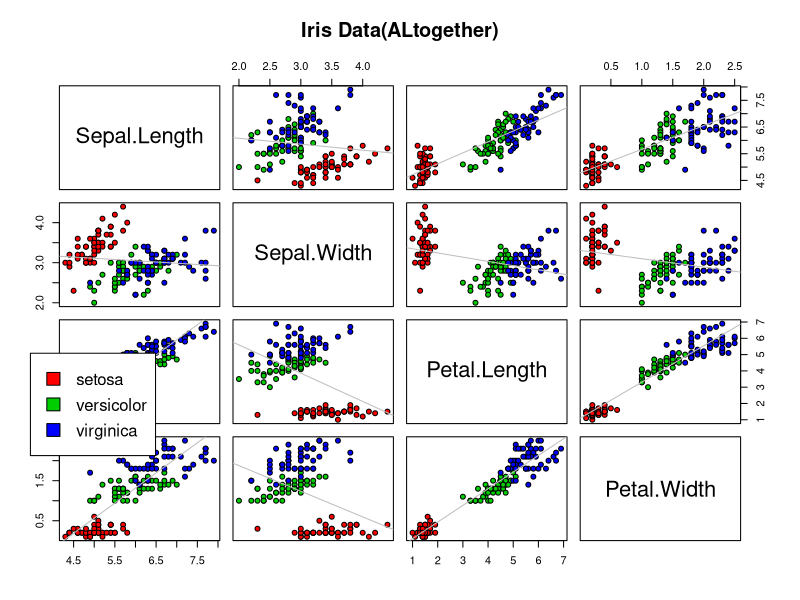
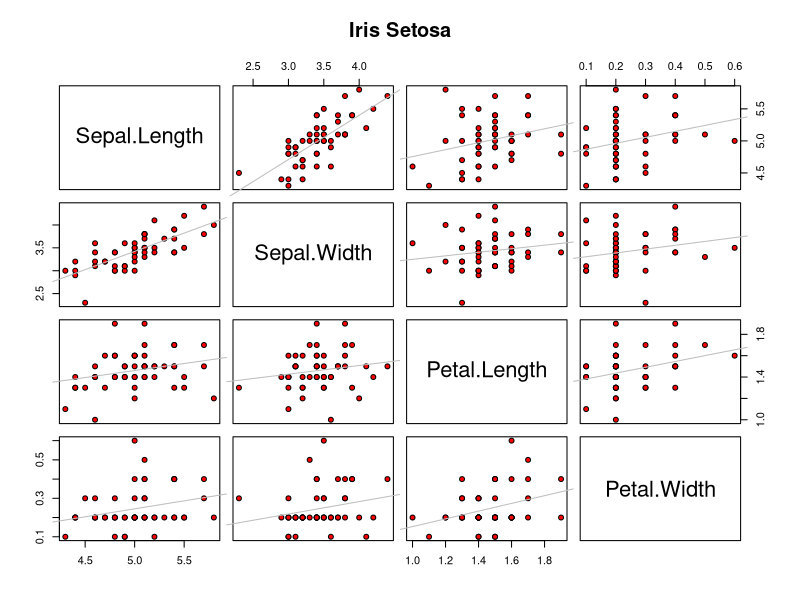
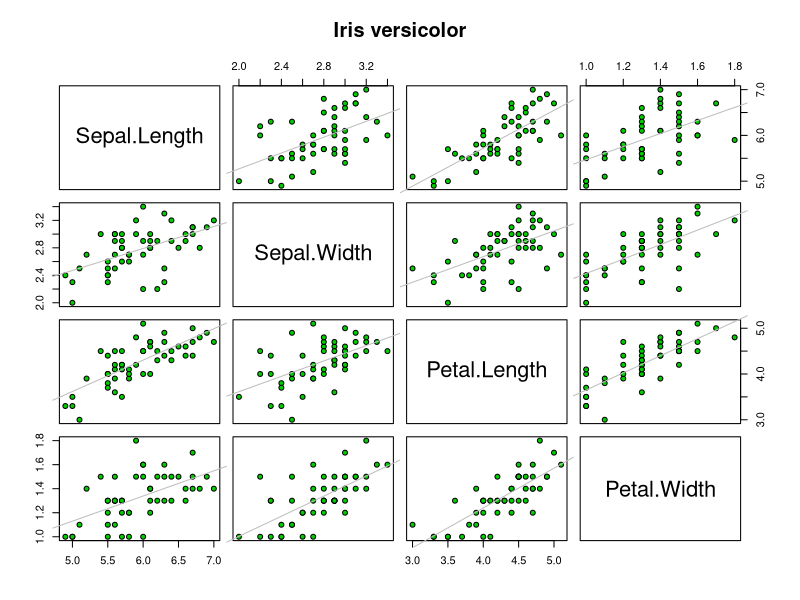
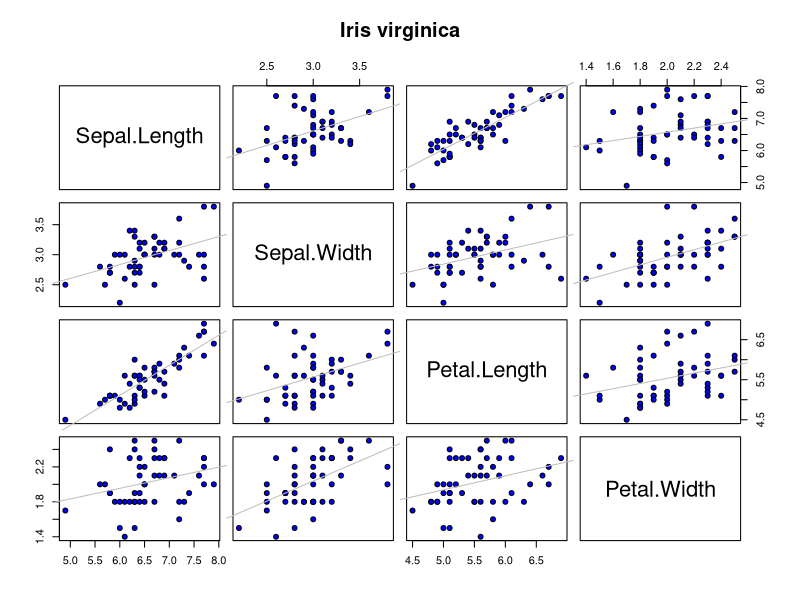
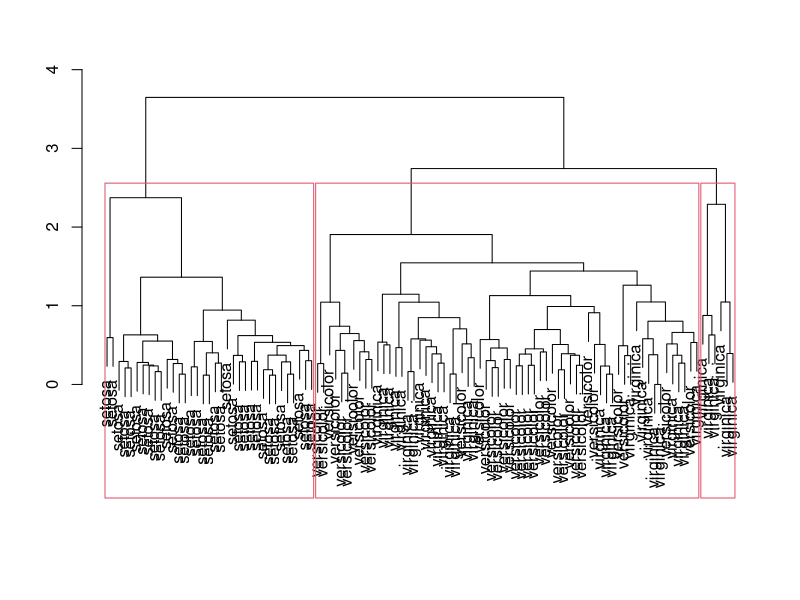
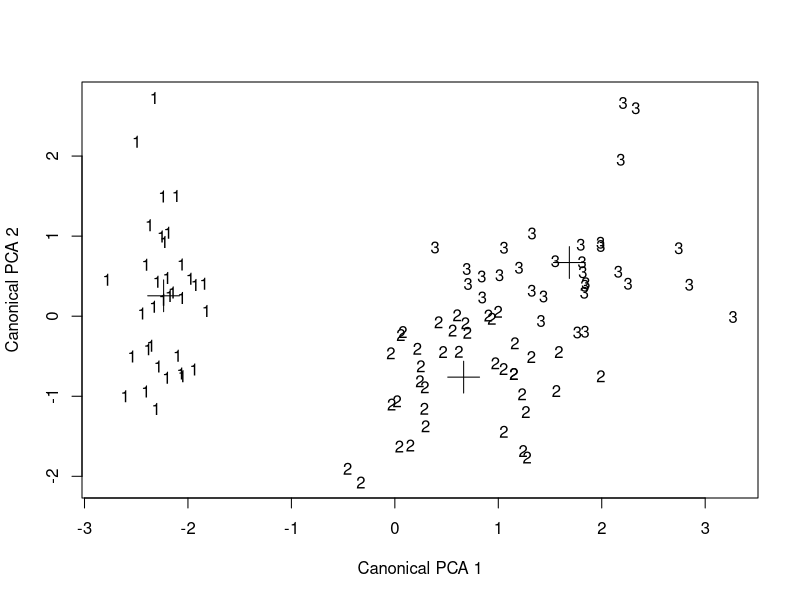
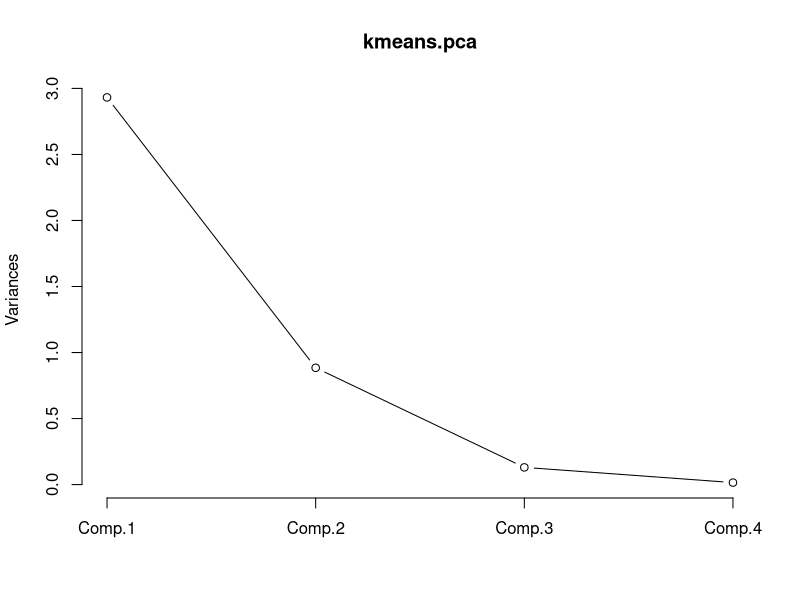
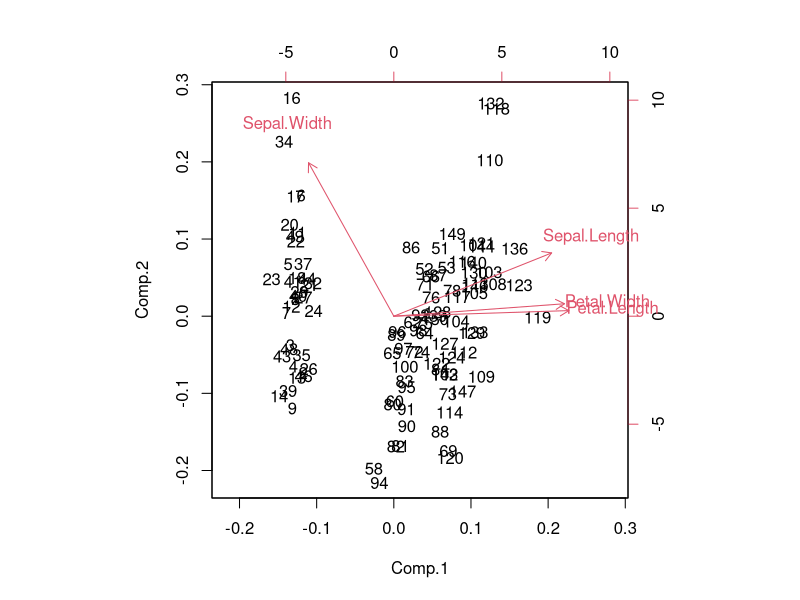

Write R code to recreate these figures, in order.
## ---- chunk 1
data(iris)
attach(iris)
head(iris)
# Put your R code here.
summary(iris[iris$Species=="setosa",]) #summary(iris[which(iris$Species=="setosa"),])
summary(iris[iris$Species=="versicolor",])
summary(iris[iris$Species=="virginica",])

pairs(iris[1:4], main = "Iris Data(ALtogether)", pch = 21, bg = c("red", "green3", "blue")[unclass(iris$Species)],panel = function (x, y, ...) {
    points(x, y, ...)
    abline(lm(y ~ x), col = "grey")
    });  par(xpd=TRUE);   legend(0,.4 , as.vector(unique(iris$Species)), fill=c("red", "green3", "blue"))


irisSetosa <- iris[iris$Species=="setosa",]
irisSetosa$Species <- NULL
pairs(irisSetosa[1:4], main = "Iris Setosa", pch = 21, bg = c("red"),panel = function (x, y, ...) {
    points(x, y, ...)
    abline(lm(y ~ x), col = "grey")
    })

irisVersi <- iris[iris$Species=="versicolor",]
irisVersi$Species <- NULL
pairs(irisVersi[1:4], main = "Iris versicolor", pch = 21, bg = c("green3"),panel = function (x, y, ...) {
    points(x, y, ...)
    abline(lm(y ~ x), col = "grey")
    })


irisVirginica <- iris[iris$Species=="virginica",]
irisVirginica $Species <- NULL
pairs(irisVirginica [1:4], main = "Iris virginica", pch = 21, bg = c("blue"),panel = function (x, y, ...) {
    points(x, y, ...)
    abline(lm(y ~ x), col = "grey")
    })



## ---- chunk 2
# Put your R code here.
train1 <- sample(1:50, 35, replace=FALSE)
train2 <- sample(51:100, 35, replace=FALSE)
train3 <- sample(101:150, 35, replace=FALSE)

test1 <- setdiff(1:50, train1)
test2 <- setdiff(51:100, train2)
test3 <- setdiff(101:150, train3)


train11 <- iris[train1,] # or train12 <- subset(iris[train1, ])
train11$train <- rep.int(TRUE,35)
test11 <- iris[test1,]
test11$train <-rep.int(FALSE,15)
setosa <- rbind(train11,test11)

train22 <- iris[train2,] # or train12 <- subset(iris[train1, ])
train22$train <- rep.int(TRUE,35)
test22 <- iris[test2,]
test22$train <-rep.int(FALSE,15)
versicolor <- rbind(train22,test22)

train33 <- iris[train3,] # or train12 <- subset(iris[train1, ])
train33$train <- rep.int(TRUE,35)
test33 <- iris[test3,]
test33$train <-rep.int(FALSE,15)
virginica <- rbind(train33,test33)

traina <- rbind(train11,train22,train33); head(traina)
testa <- rbind(test11,test22,test33) ; head(testa)

true.labelsa <- testa$Species
## ---- chunk 3
# Put your R code here.
traind <- traina
traind$Species <- NULL
traind$train <- NULL
traina.sc <- scale(traind)
traina.dis <- dist(traina.sc)
h.averagea <- hclust(traina.dis, method="average")
plot(h.averagea, ann = F , labels = traina$Species )
rect.hclust(h.averagea, k=3)
cutree(h.averagea, 3)


initial.pointsa <- tapply(traina.sc, list(rep(cutree(h.averagea, 3), ncol(traina.sc)), col(traina.sc)), mean)
dimnames(initial.pointsa) <- list(NULL, dimnames(traina.sc)[[2]])
initial.pointsa


## ---- chunk 4
# Put your R code here.
trainb.sc <- traina.sc
initial.pointsb <- initial.pointsa
kmeansa <- kmeans(trainb.sc,initial.pointsb)
kmeansa$centers

kmeansa$cluster  # the clusters found by k-means are NOT identical to those found by cutting the average-linkage tree into three grpups.

table(kmeansa$cluster,as.numeric(traina$Species))
# for group 2 and 3 it is not good but for group one it is perfect

kmeans.pca <- princomp(trainb.sc)
kmeans.pca.pred <- predict(kmeans.pca)
kmeans.pca.centers <- predict(kmeans.pca, kmeansa$centers)
plot(kmeans.pca.pred[, 1:2], type="n", xlab = "Canonical PCA 1", ylab = "Canonical PCA 2")
text(kmeans.pca.pred[, 1:2], labels = kmeansa$cluster)
points(kmeans.pca.centers[, 1:2], pch = 3, cex = 3)
screeplot(kmeans.pca, type = "lines")
biplot(kmeans.pca, pc.biplot = FALSE)

## ---- chunk 5
# Put your R code here.
library(class)
trainb <- traina
trainb$Species <- NULL ; trainb$train <- NULL
testb <- testa
testb$Species <- NULL ; testb$train<- NULL
(diabetes.knn <- knn (trainb, testb, traina$Species, k=2)) ;
table(diabetes.knn,true.labelsa)
## ---- chunk 6
# Put your R code here.
ratea <- c()
n.testa <- length(testa[,1])

for (k in 1:20) {
  predicted.labelsa <- knn(trainb, testb, traina$Species, k)
  n.incorrect.labelsa <- sum(predicted.labelsa != true.labelsa)
  misclassification.ratea <- n.incorrect.labelsa / n.testa
  ratea <- c(misclassification.ratea, ratea)
  
}
ratea

plot(1/(20:1), ratea, type="b", xlab="Flexibility (1/k)")


#According to the figure the optimal points easily can be chosen by looking at the figure (it is different for each run because the samples are random)





